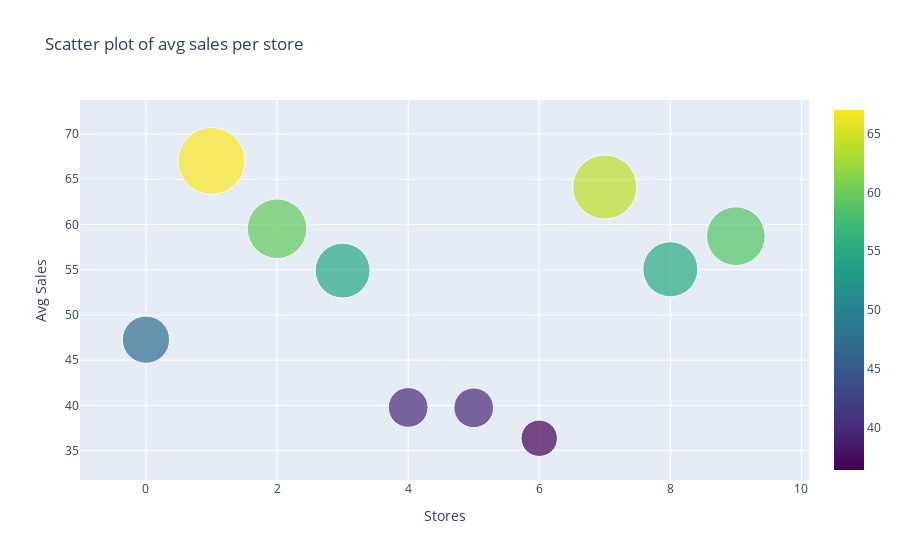

Notebook cell for this chart:
### Code cell
# Scatter plot of average sales per store
sales_store_data = go.Scatter(
    y = sales_across_store_df.avg_sale.values,
    mode='markers',
    marker=dict(
        size = sales_across_store_df.avg_sale.values,
        color = sales_across_store_df.avg_sale.values,
        colorscale='Viridis',
        showscale=True
    ),
    text = sales_across_store_df.index.values
)
data = [sales_store_data]

sales_store_layout = go.Layout(
    autosize= True,
    title= 'Scatter plot of avg sales per store',
    hovermode= 'closest',
    xaxis= dict(
        title= 'Stores',
        ticklen= 10,
        zeroline= False,
        gridwidth= 1,
    ),
    yaxis=dict(
        title= 'Avg Sales',
        ticklen= 10,
        zeroline= False,
        gridwidth= 1,
    ),
    showlegend= False
)
fig = go.Figure(data=data, layout=sales_store_layout)
py.iplot(fig,filename='scatter_sales_store')

### Figure 1 — Plotly figure (JSON) as saved in the notebook; plotly's stock layout.template omitted (floating-point values rounded to 4 significant figures)
{"data": [{"marker": {"color": [47.27, 67.03, 59.53, 54.9, 39.77, 39.73, 36.36, 64.14, 55.05, 58.71], "colorscale": [[0, "#440154"], [0.1111, "#482878"], [0.2222, "#3e4989"], [0.3333, "#31688e"], [0.4444, "#26828e"], [0.5556, "#1f9e89"], [0.6667, "#35b779"], [0.7778, "#6ece58"], [0.8889, "#b5de2b"], [1, "#fde725"]], "showscale": true, "size": [47.27, 67.03, 59.53, 54.9, 39.77, 39.73, 36.36, 64.14, 55.05, 58.71]}, "mode": "markers", "text": [1, 2, 3, 4, 5, 6, 7, 8, 9, 10], "type": "scatter", "y": [47.27, 67.03, 59.53, 54.9, 39.77, 39.73, 36.36, 64.14, 55.05, 58.71]}], "layout": {"autosize": true, "hovermode": "closest", "showlegend": false, "title": {"text": "Scatter plot of avg sales per store"}, "xaxis": {"autorange": true, "gridwidth": 1, "range": [-0.7188, 9.766], "ticklen": 10, "title": {"text": "Stores"}, "zeroline": false}, "yaxis": {"autorange": true, "gridwidth": 1, "range": [30.13, 76.56], "ticklen": 10, "title": {"text": "Avg Sales"}, "type": "linear", "zeroline": false}}}
